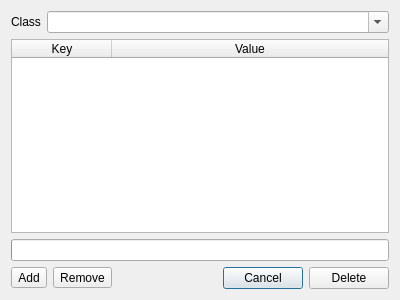
<?xml version="1.0" encoding="UTF-8"?>
<ui version="4.0">
 <class>DeleteDialog</class>
 <widget class="QDialog" name="DeleteDialog">
  <property name="geometry">
   <rect>
    <x>0</x>
    <y>0</y>
    <width>400</width>
    <height>300</height>
   </rect>
  </property>
  <property name="windowTitle">
   <string>Delete</string>
  </property>
  <property name="windowIcon">
   <iconset theme="edit-delete">
    <normaloff>.</normaloff>.</iconset>
  </property>
  <layout class="QGridLayout" name="gridLayout">
   <item row="0" column="0">
    <widget class="QLabel" name="classLabel">
     <property name="text">
      <string>Class</string>
     </property>
    </widget>
   </item>
   <item row="3" column="0" colspan="2">
    <layout class="QHBoxLayout" name="horizontalLayout">
     <item>
      <widget class="QToolButton" name="addButton">
       <property name="toolTip">
        <string>Add condition.</string>
       </property>
       <property name="text">
        <string>Add</string>
       </property>
       <property name="icon">
        <iconset theme="list-add">
         <normaloff>.</normaloff>.</iconset>
       </property>
      </widget>
     </item>
     <item>
      <widget class="QToolButton" name="removeButton">
       <property name="toolTip">
        <string>Remove selected condition.</string>
       </property>
       <property name="text">
        <string>Remove</string>
       </property>
       <property name="icon">
        <iconset theme="list-remove">
         <normaloff>.</normaloff>.</iconset>
       </property>
      </widget>
     </item>
     <item>
      <spacer name="horizontalSpacer">
       <property name="orientation">
        <enum>Qt::Horizontal</enum>
       </property>
       <property name="sizeHint" stdset="0">
        <size>
         <width>100</width>
         <height>0</height>
        </size>
       </property>
      </spacer>
     </item>
     <item>
      <widget class="QPushButton" name="cancelButton">
       <property name="text">
        <string>Cancel</string>
       </property>
      </widget>
     </item>
     <item>
      <widget class="QPushButton" name="procedButton">
       <property name="text">
        <string>Delete</string>
       </property>
      </widget>
     </item>
    </layout>
   </item>
   <item row="1" column="0" colspan="2">
    <widget class="QTableWidget" name="Values">
     <property name="toolTip">
      <string>&lt;p&gt;List of additional rules. All selected rules must be met to delete object. You can type &quot;$field_name&quot; to use value of selected field in value column.&lt;/p&gt;</string>
     </property>
     <property name="selectionMode">
      <enum>QAbstractItemView::SingleSelection</enum>
     </property>
     <property name="selectionBehavior">
      <enum>QAbstractItemView::SelectRows</enum>
     </property>
     <property name="sortingEnabled">
      <bool>true</bool>
     </property>
     <attribute name="horizontalHeaderStretchLastSection">
      <bool>true</bool>
     </attribute>
     <attribute name="verticalHeaderVisible">
      <bool>false</bool>
     </attribute>
     <column>
      <property name="text">
       <string>Key</string>
      </property>
      <property name="toolTip">
       <string>Key to check.</string>
      </property>
     </column>
     <column>
      <property name="text">
       <string>Value</string>
      </property>
      <property name="toolTip">
       <string>Required key value.</string>
      </property>
     </column>
    </widget>
   </item>
   <item row="2" column="0" colspan="2">
    <widget class="QProgressBar" name="progressBar"/>
   </item>
   <item row="0" column="1">
    <widget class="QComboBox" name="Class">
     <property name="sizePolicy">
      <sizepolicy hsizetype="Expanding" vsizetype="Fixed">
       <horstretch>0</horstretch>
       <verstretch>0</verstretch>
      </sizepolicy>
     </property>
     <property name="toolTip">
      <string>&lt;p&gt;Classes of items to delete. Next values can be separated by comma sign. Empty string means all classes.&lt;/p&gt;</string>
     </property>
     <property name="editable">
      <bool>true</bool>
     </property>
    </widget>
   </item>
  </layout>
 </widget>
 <resources/>
 <connections>
  <connection>
   <sender>addButton</sender>
   <signal>clicked()</signal>
   <receiver>DeleteDialog</receiver>
   <slot>AddButtonClicked()</slot>
   <hints>
    <hint type="sourcelabel">
     <x>24</x>
     <y>277</y>
    </hint>
    <hint type="destinationlabel">
     <x>24</x>
     <y>403</y>
    </hint>
   </hints>
  </connection>
  <connection>
   <sender>removeButton</sender>
   <signal>clicked()</signal>
   <receiver>DeleteDialog</receiver>
   <slot>RemoveButtonClicked()</slot>
   <hints>
    <hint type="sourcelabel">
     <x>52</x>
     <y>276</y>
    </hint>
    <hint type="destinationlabel">
     <x>52</x>
     <y>412</y>
    </hint>
   </hints>
  </connection>
  <connection>
   <sender>cancelButton</sender>
   <signal>clicked()</signal>
   <receiver>DeleteDialog</receiver>
   <slot>reject()</slot>
   <hints>
    <hint type="sourcelabel">
     <x>256</x>
     <y>278</y>
    </hint>
    <hint type="destinationlabel">
     <x>256</x>
     <y>442</y>
    </hint>
   </hints>
  </connection>
  <connection>
   <sender>procedButton</sender>
   <signal>clicked()</signal>
   <receiver>DeleteDialog</receiver>
   <slot>accept()</slot>
   <hints>
    <hint type="sourcelabel">
     <x>350</x>
     <y>280</y>
    </hint>
    <hint type="destinationlabel">
     <x>351</x>
     <y>451</y>
    </hint>
   </hints>
  </connection>
 </connections>
 <slots>
  <slot>RemoveButtonClicked()</slot>
  <slot>AddButtonClicked()</slot>
 </slots>
</ui>
